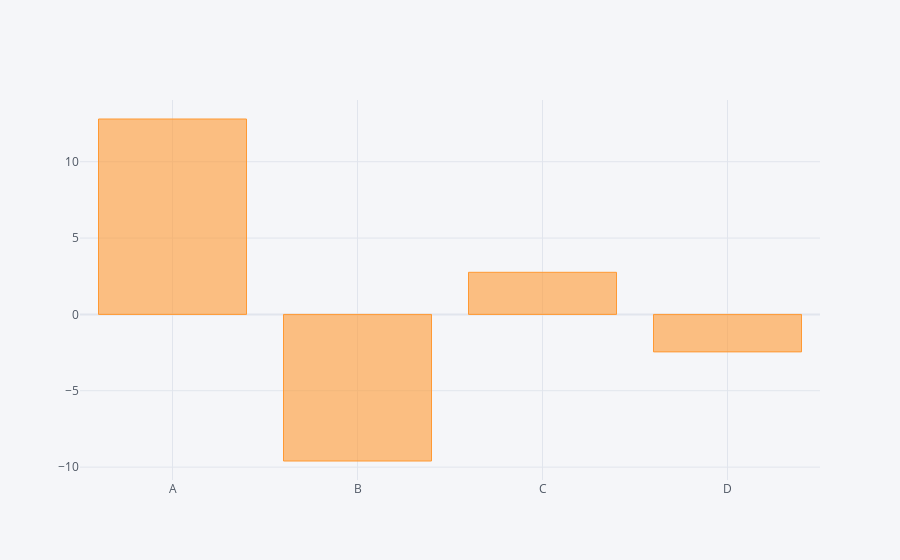

Notebook source saved alongside this figure:
### Markdown cell above
Bar plot can be used for df1 but you need to aggregate it or do some other equivalent thing

### Code cell
df1.sum().iplot(kind='bar') # You could also try count if distribution is not even

### Figure 1 — Plotly figure (JSON) as saved in the notebook; plotly's stock layout.template omitted (floating-point values rounded to 4 significant figures)
{"data": [{"marker": {"color": "rgba(255, 153, 51, 0.6)", "line": {"color": "rgba(255, 153, 51, 1.0)", "width": 1}}, "name": "None", "orientation": "v", "text": "", "type": "bar", "x": ["A", "B", "C", "D"], "y": [12.8, -9.6, 2.758, -2.454]}], "layout": {"legend": {"bgcolor": "#F5F6F9", "font": {"color": "#4D5663"}}, "paper_bgcolor": "#F5F6F9", "plot_bgcolor": "#F5F6F9", "title": {"font": {"color": "#4D5663"}}, "xaxis": {"gridcolor": "#E1E5ED", "showgrid": true, "tickfont": {"color": "#4D5663"}, "title": {"font": {"color": "#4D5663"}, "text": ""}, "zerolinecolor": "#E1E5ED"}, "yaxis": {"gridcolor": "#E1E5ED", "showgrid": true, "tickfont": {"color": "#4D5663"}, "title": {"font": {"color": "#4D5663"}, "text": ""}, "zerolinecolor": "#E1E5ED"}}}
